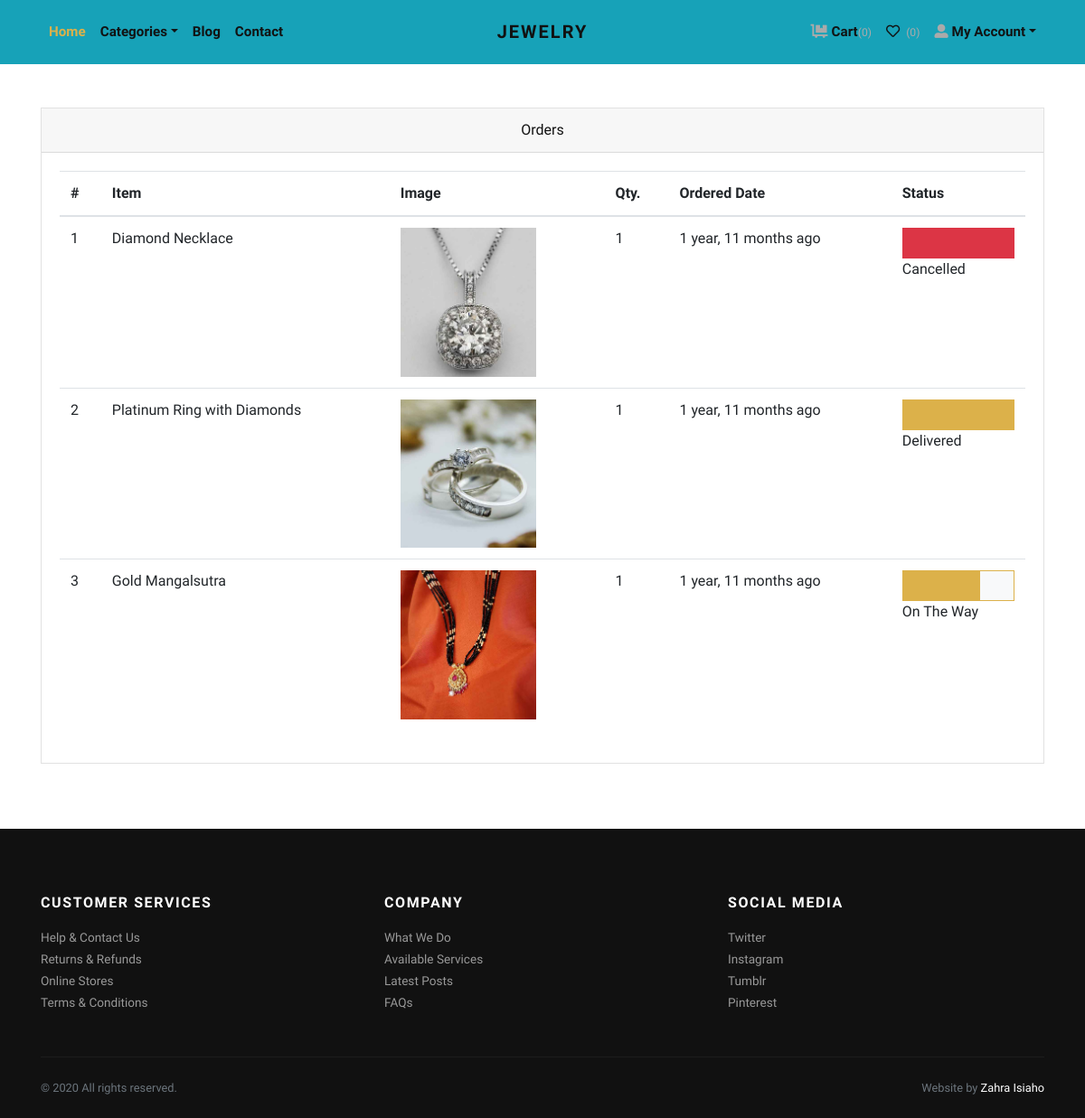
The page /orders/ (signed in) on the database its author committed.
### store/models.py (models this page shows, shortened)
class Order(models.Model):
    user = models.ForeignKey(User, verbose_name="User", on_delete=models.CASCADE)
    address = models.ForeignKey(Address, verbose_name="Shipping Address", on_delete=models.CASCADE)
    product = models.ForeignKey(Product, verbose_name="Product", on_delete=models.CASCADE)
    quantity = models.PositiveIntegerField(verbose_name="Quantity")
    ordered_date = models.DateTimeField(auto_now_add=True, verbose_name="Ordered Date")
    status = models.CharField(
        choices=STATUS_CHOICES,
        max_length=50,
        default="Pending"
        )

class Product(models.Model):
    title = models.CharField(max_length=150, verbose_name="Product Title")
    slug = models.SlugField(max_length=160, verbose_name="Product Slug")
    sku = models.CharField(max_length=255, unique=True, verbose_name="Unique Product ID (SKU)")
    short_description = models.TextField(verbose_name="Short Description")
    detail_description = models.TextField(blank=True, null=True, verbose_name="Detail Description")
    product_image = models.ImageField(upload_to='product', blank=True, null=True, verbose_name="Product Image")
    price = models.DecimalField(max_digits=8, decimal_places=2)
    category = models.ForeignKey(Category, verbose_name="Product Categoy", on_delete=models.CASCADE)
    is_active = models.BooleanField(verbose_name="Is Active?")
    is_featured = models.BooleanField(verbose_name="Is Featured?")
    created_at = models.DateTimeField(auto_now_add=True, verbose_name="Created Date")
    updated_at = models.DateTimeField(auto_now=True, verbose_name="Updated Date")
    class Meta:
        verbose_name_plural = 'Products'
        ordering = ('-created_at', )

### store/views.py (the view)
# urls.py: path('orders/', views.orders, name="orders"),
@login_required
def orders(request):
    all_orders = Order.objects.filter(user=request.user).order_by('-ordered_date')
    return render(request, 'store/orders.html', {'orders': all_orders})

### store/context_preprocessors.py (called while the page is built)
def store_menu(request):
    categories = Category.objects.filter(is_active=True)
    context = {
        'categories_menu': categories,
    }
    return context

def cart_menu(request):
    if request.user.is_authenticated:
        cart_items= Cart.objects.filter(user=request.user)
        context = {
            'cart_items': cart_items,
        }
    else:
        context = {}
    return context

### templates/store/orders.html (shortened to what this page needs)
{% extends 'base.html' %}
{% load static %}
{% load humanize %}
    {% block content %}
      <div class="container py-5">
        <div class="row">
          <div class="col-lg-12">
            <div class="card mb-4" id="tables">
              <div class="card-header text-center">Orders</div>
              <div class="card-body">
                <table class="table table-hover">
                  <thead>
                    <tr>
                      <th>#</th>
                      <th>Item</th>
                      <th>Image</th>
                      <th>Qty.</th>
                      <th>Ordered Date</th>
                      <th>Status</th>
                    </tr>
                  </thead>
                  <tbody>
                    {% if orders %}
                    {% for order in orders %}
                    <tr>
                      <td>{{forloop.counter}}</td>
                      <td>{{order.product.title}}</td>
                      <td>
                        {% if order.product.product_image %}
                          <img src="{{order.product.product_image.url}}" alt="{{order.product.product_ttile}}" style="width:150px;">
                        {% endif %}
                      </td>
                      <td>{{order.quantity}}</td>
                      <td>{{order.ordered_date|naturaltime}}</td>
                      <td>
                        {% if order.status == 'On The Way' %}
                        <div class="bg-light border border-primary">
                            <div class="p-3 bg-primary" style="width:70%;"></div>
                        </div>
                        {% endif %}
                        {% if order.status == 'Delivered' %}
                        <div class="bg-light border border-primary">
                            <div class="p-3 bg-primary" style="width:100%;"></div>
                        </div>
                        {% endif %}
                        {% if order.status == 'Cancelled' %}
                        <div class="bg-light border border-danger">
                            <div class="p-3 bg-danger" style="width:100%;"></div>
                        </div>
                        {% endif %}
                        {{order.status}}
                      </td>
                    </tr>
                    {% endfor %}
                    {% endif %}
                  </tbody>
                </table>
              </div>
            </div>
          </div>
        </div>
      </div>
{% endblock content %}

### jewelryshop/static/css/style.default.css (style rules this page uses)
.border { border: 1px solid #dee2e6 !important; }
.border-primary { border-color: #dcb14a !important; }
.border-danger { border-color: #dc3545 !important; }
body { font-family: "Libre Franklin", sans-serif; font-size: 1rem; font-weight: 400; line-height: 1.5; color: #111111; background-color: #fff; }
.bg-primary { background-color: #dcb14a !important; }
.bg-danger { background-color: #dc3545 !important; }
.bg-light { background-color: #f8f9fa !important; }
.card { background-color: #fff; border: 1px solid rgba(17, 17, 17, 0.125); border-radius: 0; }
.card-body { padding: 1.25rem; }
.card-header { padding: 0.75rem 1.25rem; background-color: rgba(17, 17, 17, 0.03); border-bottom: 1px solid rgba(17, 17, 17, 0.125); }
.card-header:first-child { border-radius: calc(0 - 1px) calc(0 - 1px) 0 0; }

### rows shown on the page
Order: product "Diamond Necklace", product.product_image (picture), quantity "1", ordered_date "1 year, 11 months ago", status "Cancelled"
Order: product "Platinum Ring with Diamonds", product.product_image (picture), quantity "1", ordered_date "1 year, 11 months ago", status "Delivered"
Order: product "Gold Mangalsutra", product.product_image (picture), quantity "1", ordered_date "1 year, 11 months ago", status "On The Way"

### other values the page prints
{{ cart_items.count }} "0"
